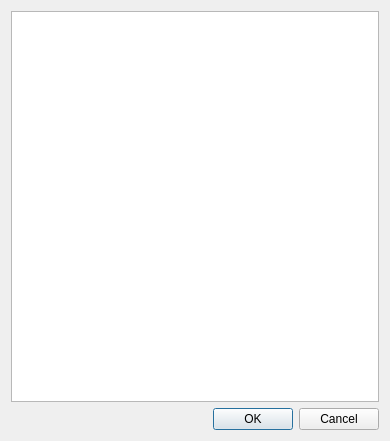
<?xml version="1.0" encoding="UTF-8"?>
<ui version="4.0">
 <class>LoRaWANChm</class>
 <widget class="QWidget" name="LoRaWANChm">
  <property name="geometry">
   <rect>
    <x>0</x>
    <y>0</y>
    <width>390</width>
    <height>441</height>
   </rect>
  </property>
  <property name="sizePolicy">
   <sizepolicy hsizetype="Expanding" vsizetype="Expanding">
    <horstretch>0</horstretch>
    <verstretch>0</verstretch>
   </sizepolicy>
  </property>
  <property name="minimumSize">
   <size>
    <width>0</width>
    <height>0</height>
   </size>
  </property>
  <property name="maximumSize">
   <size>
    <width>16777215</width>
    <height>16777215</height>
   </size>
  </property>
  <property name="windowTitle">
   <string>信道掩码(双击修改)</string>
  </property>
  <layout class="QHBoxLayout" name="horizontalLayout_2">
   <item>
    <layout class="QVBoxLayout" name="verticalLayout">
     <item>
      <widget class="QTableWidget" name="tableWidget">
       <property name="layoutDirection">
        <enum>Qt::LeftToRight</enum>
       </property>
       <property name="defaultDropAction">
        <enum>Qt::IgnoreAction</enum>
       </property>
       <property name="textElideMode">
        <enum>Qt::ElideRight</enum>
       </property>
       <property name="rowCount">
        <number>0</number>
       </property>
       <property name="columnCount">
        <number>0</number>
       </property>
       <attribute name="horizontalHeaderDefaultSectionSize">
        <number>40</number>
       </attribute>
      </widget>
     </item>
     <item>
      <layout class="QHBoxLayout" name="horizontalLayout">
       <item>
        <widget class="QLabel" name="lbl_hint">
         <property name="font">
          <font>
           <pointsize>11</pointsize>
          </font>
         </property>
         <property name="text">
          <string/>
         </property>
        </widget>
       </item>
       <item>
        <spacer name="horizontalSpacer">
         <property name="orientation">
          <enum>Qt::Horizontal</enum>
         </property>
         <property name="sizeHint" stdset="0">
          <size>
           <width>40</width>
           <height>20</height>
          </size>
         </property>
        </spacer>
       </item>
       <item>
        <widget class="QDialogButtonBox" name="buttonBox">
         <property name="standardButtons">
          <set>QDialogButtonBox::Cancel|QDialogButtonBox::Ok</set>
         </property>
        </widget>
       </item>
      </layout>
     </item>
    </layout>
   </item>
  </layout>
 </widget>
 <resources/>
 <connections/>
</ui>
